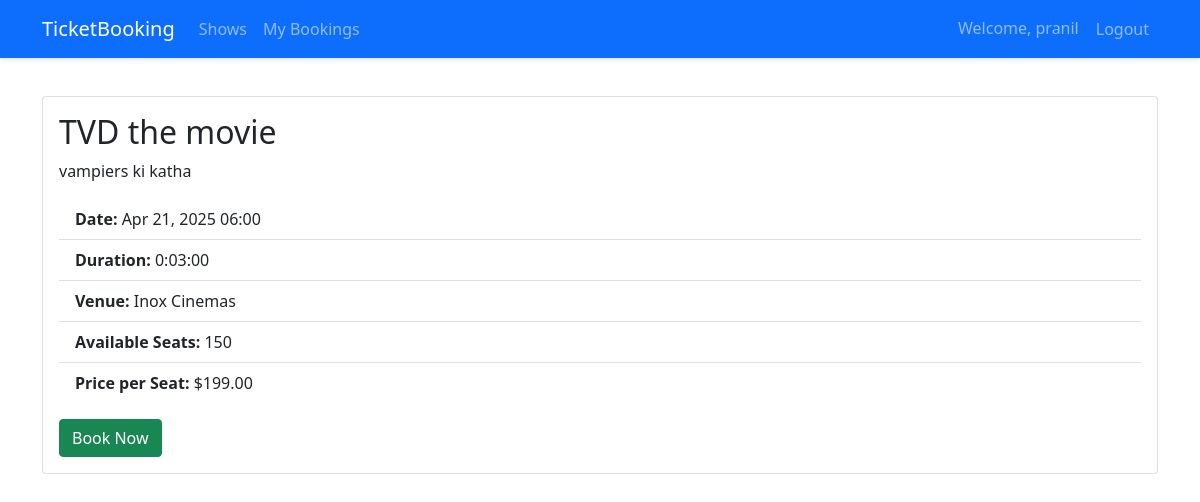
/shows/6/ (signed in), run on the app's committed database.
### accounts/models.py (models this page shows, shortened)
class CustomUser(AbstractUser):
    is_admin = models.BooleanField(default=False)
    phone_number = models.CharField(max_length=15, blank=True)

### tickets/models.py (models this page shows, shortened)
class Show(models.Model):
    title = models.CharField(max_length=200)
    description = models.TextField()
    date = models.DateTimeField()
    duration = models.DurationField()
    venue = models.CharField(max_length=200)
    total_seats = models.PositiveIntegerField()
    price_per_seat = models.DecimalField(max_digits=6, decimal_places=2)
    created_at = models.DateTimeField(auto_now_add=True)
    updated_at = models.DateTimeField(auto_now=True)
    def available_seats(self):
        booked_seats = self.booking_set.aggregate(models.Sum('number_of_seats'))['number_of_seats__sum'] or 0
        return self.total_seats - booked_seats

### tickets/views.py (the view)
# urls.py: path('<int:pk>/', views.ShowDetailView.as_view(), name='show_detail'),
class ShowDetailView(DetailView):
    model = Show
    template_name = 'tickets/show_detail.html'

### tickets/templates/tickets/show_detail.html
{% extends 'base.html' %}
{% block content %}
<div class="card">
    <div class="card-body">
        <h2 class="card-title">{{ show.title }}</h2>
        <p class="card-text">{{ show.description }}</p>
        <ul class="list-group list-group-flush mb-3">
            <li class="list-group-item"><strong>Date:</strong> {{ show.date|date:"M d, Y H:i" }}</li>
            <li class="list-group-item"><strong>Duration:</strong> {{ show.duration }}</li>
            <li class="list-group-item"><strong>Venue:</strong> {{ show.venue }}</li>
            <li class="list-group-item"><strong>Available Seats:</strong> {{ show.available_seats }}</li>
            <li class="list-group-item"><strong>Price per Seat:</strong> ${{ show.price_per_seat }}</li>
        </ul>
        {% if user.is_authenticated %}
            {% if show.available_seats > 0 %}
                <a href="{% url 'tickets:book_show' show.pk %}" class="btn btn-success">Book Now</a>
            {% else %}
                <button class="btn btn-secondary" disabled>Sold Out</button>
            {% endif %}
        {% else %}
            <a href="{% url 'login' %}?next={% url 'show_detail' show.pk %}" class="btn btn-primary">Login to Book</a>
        {% endif %}
    </div>
</div>
{% endblock %}

### tickets/templates/base.html (shortened to what this page needs)
<!DOCTYPE html>
{% load static %}
<html lang="en">
<head>
    <link href="https://cdn.jsdelivr.net/npm/bootstrap@5.1.3/dist/css/bootstrap.min.css" rel="stylesheet">
</head>
<body>
    <nav class="navbar navbar-expand-lg navbar-dark bg-primary fixed-top">
        <div class="container">
            <a class="navbar-brand" href="{% url 'home' %}">TicketBooking</a>
            <div class="collapse navbar-collapse">
                <ul class="navbar-nav me-auto">
                    <li class="nav-item">
                        <a class="nav-link" href="{% url 'tickets:show_list' %}">Shows</a>
                    </li>
                    {% if user.is_authenticated %}
                        <li class="nav-item">
                            <a class="nav-link" href="{% url 'tickets:booking_history' %}">My Bookings</a>
                        </li>
                    {% endif %}
                </ul>
                <ul class="navbar-nav">
                    {% if user.is_authenticated %}
                        <li class="nav-item">
                            <span class="nav-link">Welcome, {{ user.username }}</span>
                        </li>
                        <li class="nav-item">
                            <form action="{% url 'accounts:logout' %}" method="post" class="d-inline">
                                <button type="submit" class="nav-link btn btn-link">Logout</button>
                            </form>
                        </li>
                    {% endif %}
                </ul>
            </div>
        </div>
    </nav>
    <div class="container mt-4 pt-3">
        {% block content %}{% endblock %}
    </div>
</body>
</html>

### tickets/templates/base.html (style rules this page uses)
body { padding-top: 56px; }
.navbar { box-shadow: 0 2px 4px rgba(0,0,0,.1); }
.card { margin-bottom: 20px; transition: transform 0.2s; }

### data on the page
CustomUser: username "pranil"
Show: title "TVD the movie", description "vampiers ki katha", date "Apr 21, 2025 06:00", duration "0:03:00", venue "Inox Cinemas", available_seats "150", price_per_seat "199.00"
